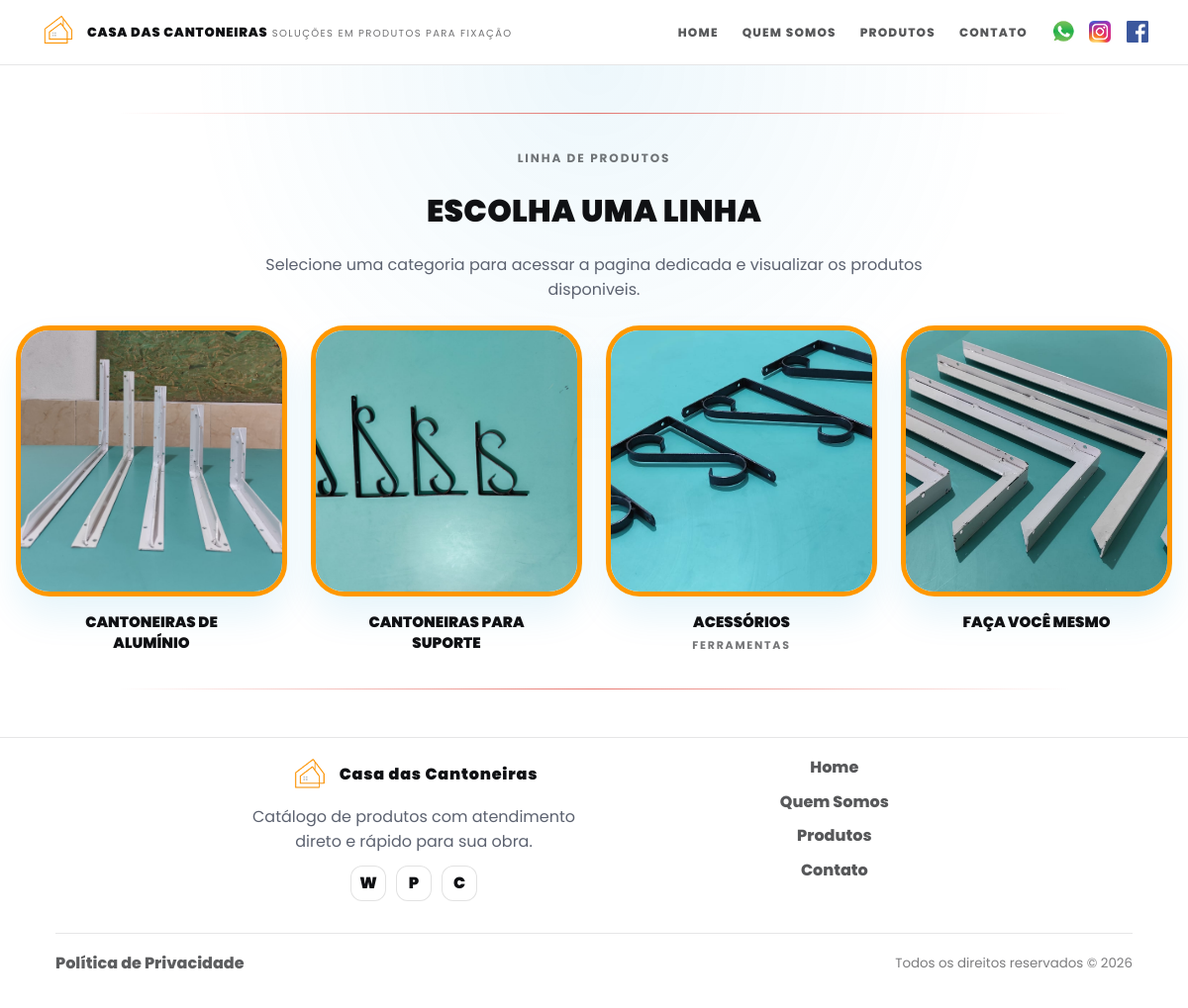
/produtos, run on the app's committed database.
### models.py (models this page shows)
class Categoria(Base):
    __tablename__ = "categorias"
    id = Column(Integer, primary_key=True, index=True)
    slug = Column(String(120), nullable=False, unique=True, index=True)
    nome = Column(String(120), nullable=False)
    nome_exibicao = Column(String(120), nullable=False)
    subtitulo_exibicao = Column(String(120), nullable=True)
    imagem_url = Column(String, nullable=True)
    imagem_mime = Column(String(64), nullable=True)
    imagem_bytes = Column(LargeBinary, nullable=True)
    imagem_sha256 = Column(String(64), nullable=True)
    ordem_exibicao = Column(Integer, nullable=False, default=0, server_default="0")
    criado_em = Column(DateTime(timezone=True), server_default=func.now())
    atualizado_em = Column(DateTime(timezone=True), server_default=func.now(), onupdate=func.now())

### main.py (the view)
@app.get("/produtos", response_class=HTMLResponse)
def produtos(request: Request, db: Session = Depends(get_db)):
    catalogo = _catalogo_index(db)
    return templates.TemplateResponse(
        "produtos.html",
        {
            "request": request,
            "categorias_home": catalogo["categorias"],
            "whatsapp_numero": telefone_visivel(),
        },
    )

### templates/produtos.html (shortened to what this page needs)
{% extends "base_new.html" %}
{% block body_class %}home-ref{% endblock %}
{% block content %}
<section id="produtos" class="home-categories">
  <div class="section-container">
    <div class="home-categories__divider" aria-hidden="true"></div>
    <div class="home-categories__header">
      <p class="kicker">Linha de produtos</p>
      <h2 class="heading-section">ESCOLHA UMA LINHA</h2>
      <p class="muted">Selecione uma categoria para acessar a pagina dedicada e visualizar os produtos disponiveis.</p>
    </div>
    {% if categorias_home %}
    <div class="home-categories__grid" id="produtosGrid">
      {% for categoria in categorias_home %}
      <a href="/categorias/{{ categoria.slug }}" class="home-category-card">
        <span class="home-category-card__frame">
          <img
            src="{{ categoria.imagem_url }}"
            alt="{{ categoria.nome_exibicao }}"
            class="home-category-card__image"
          >
        </span>
        <span class="home-category-card__label">
          <span class="home-category-card__title">{{ categoria.nome_exibicao }}</span>
          {% if categoria.subtitulo_exibicao %}
          <span class="home-category-card__subtitle">{{ categoria.subtitulo_exibicao }}</span>
          {% endif %}
        </span>
      </a>
      {% endfor %}
    </div>
    {% else %}
    <div class="products-empty-state">
      <h3 class="section-title">Nenhuma categoria disponivel</h3>
      <p class="section-subtitle">As categorias serao exibidas aqui assim que forem configuradas.</p>
    </div>
    {% endif %}
    <div class="home-categories__divider home-categories__divider--bottom" aria-hidden="true"></div>
  </div>
</section>
{% endblock %}

### static/css/site.css (style rules this page uses)
:root { --bg: #ffffff; --surface: #ffffff; --text: #101114; --muted: #5c6270; --line: rgba(16,17,20,0.10); --brand: #c87400; --brand-2: #ff9800; --brand-ink: #1a1a1a; --radius-sm: 10px; --radius-md: 16px; --radius-lg: 22px; --shadow-sm: 0 8px 18px rgba(16,17,20,0.08); --shadow-md: 0 18px 45px rgba(16,17,20,0.12); --container: 1200px; --space-1: 6px; --space-2: 10px; --space-3: 14px; --space-4: 18px; --space-5: 24px; --space-6: 32px; --space-7: 48px; --space-8: 72px; --h1: clamp(34px, 3.6vw, 52px); --h2: clamp(26px, 2.6vw, 38px); --h3: 20px; --base: 16px; --small: 14px; --mobile-nav-breakpoint: 1020px; --laranja: var(--brand); --laranja-claro: #ffe8c6; --cinza-medio: rgba(16,17,20,0.16); --cinza-escuro: var(--text); --transition-fast: all .12s ease; }
* { box-sizing: border-box; }
html, body { height: 100%; }
body { margin: 0; font-family: "Poppins", system-ui, -apple-system, Segoe UI, Roboto, Arial, sans-serif; font-size: var(--base); line-height: 1.55; color: var(--text); background: var(--bg); }
.neo-container, .section-container { width: min(100% - 32px, var(--container)); margin-inline: auto; text-align: center; }
img { max-width: 100%; height: auto; display: block; }
a { color: inherit; text-decoration: none; }
.kicker { letter-spacing: 0.16em; text-transform: uppercase; font-weight: 700; font-size: 12px; color: rgba(16,17,20,0.58); margin: 0 0 var(--space-3); }
.heading-section { margin: 0 0 var(--space-4); font-size: var(--h2); font-weight: 900; letter-spacing: 0.01em; width: 100%; margin-top: 20px; }
.muted { margin: 0; color: var(--muted); padding: 0%; }
.section-container { width: min(100% - 32px, var(--container)); margin-inline: auto; padding-inline: 0; }
.home-categories { padding-block: var(--space-7); background: radial-gradient(circle at top, rgba(28,158,216,0.08), transparent 45%), #fff; }
.home-categories__header { max-width: 760px; margin: 0 auto var(--space-5); text-align: center; }
.home-categories__header .muted { margin-top: 10px; }
.home-categories__divider { width: min(100%, 960px); height: 1px; margin: 0 auto 36px; background: linear-gradient(90deg, transparent, rgba(222,63,53,0.7), transparent); }
.home-categories__divider--bottom { margin: 36px auto 0; }
.home-categories__grid { display: grid; grid-template-columns: repeat(4, minmax(0, 1fr)); gap: 24px; }
.home-category-card { display: flex; flex-direction: column; gap: 16px; align-items: center; color: inherit; text-decoration: none; transition: transform .16s ease, filter .16s ease; }
.home-category-card__frame { width: 100%; aspect-ratio: 1 / 1; display: flex; align-items: center; justify-content: center; padding: 0; overflow: hidden; border-radius: 34px; border: 5px solid var(--brand-2); background: #fff; box-shadow: 0 20px 34px rgba(23,153,219,0.10); }
.home-category-card__image { width: 100%; height: 100%; object-fit: cover; object-position: center; display: block; }
.home-category-card__label { max-width: 20ch; display: flex; flex-direction: column; align-items: center; gap: 6px; }
.home-category-card__title { text-align: center; font-size: 15px; line-height: 1.35; font-weight: 900; text-transform: uppercase; }
.home-category-card__subtitle { text-align: center; font-size: 11px; line-height: 1.2; font-weight: 700; letter-spacing: 0.16em; text-transform: uppercase; color: rgba(16,17,20,0.58); }

### data on the page
Categoria: imagem_url (picture), nome_exibicao "CANTONEIRAS DE ALUMÍNIO"
Categoria: imagem_url (picture), nome_exibicao "CANTONEIRAS PARA SUPORTE"
Categoria: imagem_url (picture), nome_exibicao "ACESSÓRIOS", subtitulo_exibicao "FERRAMENTAS"
Categoria: imagem_url (picture), nome_exibicao "FAÇA VOCÊ MESMO"
